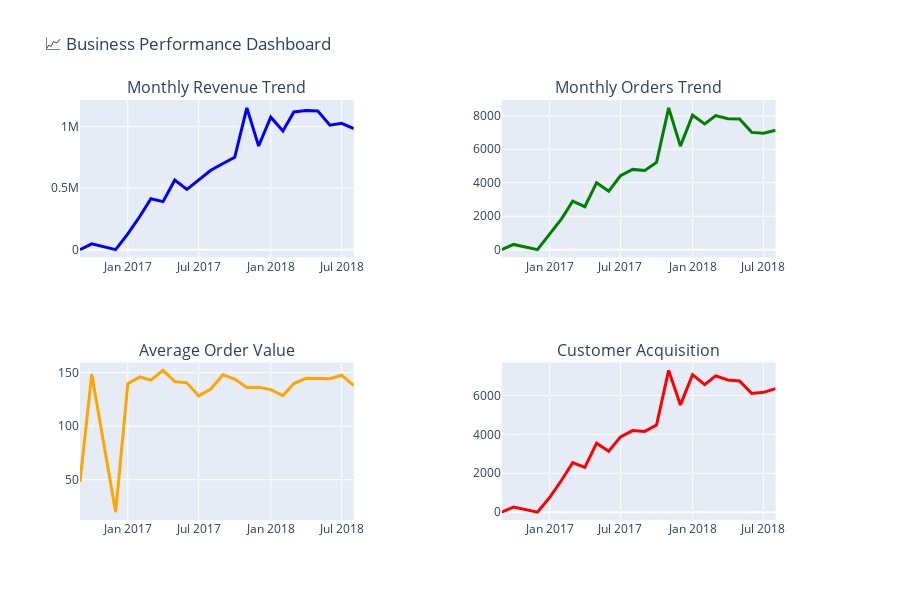

The code cell stored with this chart in its notebook:
### Code cell
# =============================================================================
# 3. REVENUE AND GROWTH ANALYSIS
# =============================================================================

def analyze_revenue_trends():
    """Analyze revenue trends and growth patterns"""
    
    monthly_data = data['operational_summary'].copy()
    monthly_data['date'] = pd.to_datetime({
        'year': monthly_data['order_year'], 
        'month': monthly_data['order_month'],
        'day': 1
    })
    monthly_data = monthly_data.sort_values('date')
    
    # Calculate growth rates
    monthly_data['revenue_growth'] = monthly_data['total_revenue'].pct_change() * 100
    monthly_data['order_growth'] = monthly_data['total_orders'].pct_change() * 100
    
    # Create revenue trend visualization
    fig = make_subplots(
        rows=2, cols=2,
        subplot_titles=('Monthly Revenue Trend', 'Monthly Orders Trend', 
                       'Average Order Value', 'Customer Acquisition'),
        specs=[[{"secondary_y": True}, {"secondary_y": True}],
               [{"secondary_y": False}, {"secondary_y": False}]]
    )
    
    # Revenue trend
    fig.add_trace(
        go.Scatter(x=monthly_data['date'], y=monthly_data['total_revenue'],
                  name='Revenue', line=dict(color='blue', width=3)),
        row=1, col=1
    )
    
    # Orders trend
    fig.add_trace(
        go.Scatter(x=monthly_data['date'], y=monthly_data['total_orders'],
                  name='Orders', line=dict(color='green', width=3)),
        row=1, col=2
    )
    
    # AOV trend
    fig.add_trace(
        go.Scatter(x=monthly_data['date'], y=monthly_data['avg_order_value'],
                  name='AOV', line=dict(color='orange', width=3)),
        row=2, col=1
    )
    
    # Customer acquisition
    fig.add_trace(
        go.Scatter(x=monthly_data['date'], y=monthly_data['unique_customers'],
                  name='New Customers', line=dict(color='red', width=3)),
        row=2, col=2
    )
    
    fig.update_layout(
        title="📈 Business Performance Dashboard",
        height=600,
        showlegend=False
    )
    
    fig.show()
    
    return monthly_data

print("\n📈 Analyzing revenue trends...")
monthly_trends = analyze_revenue_trends()

### Figure 1 — Plotly figure (JSON) as saved in the notebook; plotly's stock layout.template omitted (floating-point values rounded to 4 significant figures)
{"data": [{"line": {"color": "blue", "width": 3}, "name": "Revenue", "type": "scatter", "x": ["2016-09-01T00:00:00.000000000", "2016-10-01T00:00:00.000000000", "2016-12-01T00:00:00.000000000", "2017-01-01T00:00:00.000000000", "2017-02-01T00:00:00.000000000", "2017-03-01T00:00:00.000000000", "2017-04-01T00:00:00.000000000", "2017-05-01T00:00:00.000000000", "2017-06-01T00:00:00.000000000", "2017-07-01T00:00:00.000000000", "2017-08-01T00:00:00.000000000", "2017-09-01T00:00:00.000000000", "2017-10-01T00:00:00.000000000", "2017-11-01T00:00:00.000000000", "2017-12-01T00:00:00.000000000", "2018-01-01T00:00:00.000000000", "2018-02-01T00:00:00.000000000", "2018-03-01T00:00:00.000000000", "2018-04-01T00:00:00.000000000", "2018-05-01T00:00:00.000000000", "2018-06-01T00:00:00.000000000", "2018-07-01T00:00:00.000000000", "2018-08-01T00:00:00.000000000"], "xaxis": "x", "y": [143.5, 46490.0, 19.62, 127500.0, 271200.0, 414300.0, 390800.0, 566900.0, 490100.0, 566300.0, 645800.0, 701100.0, 751100.0, 1153000.0, 843100.0, 1078000.0, 966200.0, 1121000.0, 1133000.0, 1129000.0, 1012000.0, 1028000.0, 985500.0], "yaxis": "y"}, {"line": {"color": "green", "width": 3}, "name": "Orders", "type": "scatter", "x": ["2016-09-01T00:00:00.000000000", "2016-10-01T00:00:00.000000000", "2016-12-01T00:00:00.000000000", "2017-01-01T00:00:00.000000000", "2017-02-01T00:00:00.000000000", "2017-03-01T00:00:00.000000000", "2017-04-01T00:00:00.000000000", "2017-05-01T00:00:00.000000000", "2017-06-01T00:00:00.000000000", "2017-07-01T00:00:00.000000000", "2017-08-01T00:00:00.000000000", "2017-09-01T00:00:00.000000000", "2017-10-01T00:00:00.000000000", "2017-11-01T00:00:00.000000000", "2017-12-01T00:00:00.000000000", "2018-01-01T00:00:00.000000000", "2018-02-01T00:00:00.000000000", "2018-03-01T00:00:00.000000000", "2018-04-01T00:00:00.000000000", "2018-05-01T00:00:00.000000000", "2018-06-01T00:00:00.000000000", "2018-07-01T00:00:00.000000000", "2018-08-01T00:00:00.000000000"], "xaxis": "x2", "y": [3, 313, 1, 913, 1858, 2897, 2569, 4004, 3489, 4416, 4797, 4737, 5214, 8475, 6187, 8037, 7518, 8017, 7827, 7810, 7010, 6963, 7142], "yaxis": "y3"}, {"line": {"color": "orange", "width": 3}, "name": "AOV", "type": "scatter", "x": ["2016-09-01T00:00:00.000000000", "2016-10-01T00:00:00.000000000", "2016-12-01T00:00:00.000000000", "2017-01-01T00:00:00.000000000", "2017-02-01T00:00:00.000000000", "2017-03-01T00:00:00.000000000", "2017-04-01T00:00:00.000000000", "2017-05-01T00:00:00.000000000", "2017-06-01T00:00:00.000000000", "2017-07-01T00:00:00.000000000", "2017-08-01T00:00:00.000000000", "2017-09-01T00:00:00.000000000", "2017-10-01T00:00:00.000000000", "2017-11-01T00:00:00.000000000", "2017-12-01T00:00:00.000000000", "2018-01-01T00:00:00.000000000", "2018-02-01T00:00:00.000000000", "2018-03-01T00:00:00.000000000", "2018-04-01T00:00:00.000000000", "2018-05-01T00:00:00.000000000", "2018-06-01T00:00:00.000000000", "2018-07-01T00:00:00.000000000", "2018-08-01T00:00:00.000000000"], "xaxis": "x3", "y": [47.82, 148.5, 19.62, 139.6, 146.0, 143.0, 152.1, 141.6, 140.5, 128.2, 134.6, 148.0, 144.1, 136.1, 136.3, 134.1, 128.5, 139.8, 144.7, 144.5, 144.4, 147.6, 138.0], "yaxis": "y5"}, {"line": {"color": "red", "width": 3}, "name": "New Customers", "type": "scatter", "x": ["2016-09-01T00:00:00.000000000", "2016-10-01T00:00:00.000000000", "2016-12-01T00:00:00.000000000", "2017-01-01T00:00:00.000000000", "2017-02-01T00:00:00.000000000", "2017-03-01T00:00:00.000000000", "2017-04-01T00:00:00.000000000", "2017-05-01T00:00:00.000000000", "2017-06-01T00:00:00.000000000", "2017-07-01T00:00:00.000000000", "2017-08-01T00:00:00.000000000", "2017-09-01T00:00:00.000000000", "2017-10-01T00:00:00.000000000", "2017-11-01T00:00:00.000000000", "2017-12-01T00:00:00.000000000", "2018-01-01T00:00:00.000000000", "2018-02-01T00:00:00.000000000", "2018-03-01T00:00:00.000000000", "2018-04-01T00:00:00.000000000", "2018-05-01T00:00:00.000000000", "2018-06-01T00:00:00.000000000", "2018-07-01T00:00:00.000000000", "2018-08-01T00:00:00.000000000"], "xaxis": "x4", "y": [1, 265, 1, 750, 1653, 2546, 2303, 3546, 3135, 3872, 4193, 4150, 4478, 7289, 5513, 7069, 6555, 7003, 6798, 6749, 6099, 6159, 6351], "yaxis": "y6"}], "layout": {"annotations": [{"font": {"size": 16}, "showarrow": false, "text": "Monthly Revenue Trend", "x": 0.185, "xanchor": "center", "xref": "paper", "y": 1, "yanchor": "bottom", "yref": "paper"}, {"font": {"size": 16}, "showarrow": false, "text": "Monthly Orders Trend", "x": 0.755, "xanchor": "center", "xref": "paper", "y": 1, "yanchor": "bottom", "yref": "paper"}, {"font": {"size": 16}, "showarrow": false, "text": "Average Order Value", "x": 0.185, "xanchor": "center", "xref": "paper", "y": 0.375, "yanchor": "bottom", "yref": "paper"}, {"font": {"size": 16}, "showarrow": false, "text": "Customer Acquisition", "x": 0.755, "xanchor": "center", "xref": "paper", "y": 0.375, "yanchor": "bottom", "yref": "paper"}], "height": 600, "showlegend": false, "title": {"text": "📈 Business Performance Dashboard"}, "xaxis": {"anchor": "y", "domain": [0, 0.37]}, "xaxis2": {"anchor": "y3", "domain": [0.57, 0.94]}, "xaxis3": {"anchor": "y5", "domain": [0, 0.37]}, "xaxis4": {"anchor": "y6", "domain": [0.57, 0.94]}, "yaxis": {"anchor": "x", "domain": [0.625, 1]}, "yaxis2": {"anchor": "x", "overlaying": "y", "side": "right"}, "yaxis3": {"anchor": "x2", "domain": [0.625, 1]}, "yaxis4": {"anchor": "x2", "overlaying": "y3", "side": "right"}, "yaxis5": {"anchor": "x3", "domain": [0, 0.375]}, "yaxis6": {"anchor": "x4", "domain": [0, 0.375]}}}
